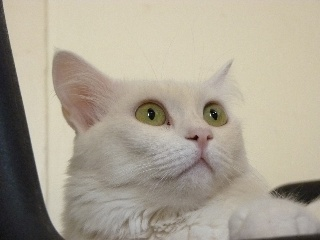
%> input picture manipulate_images/cat.jpg, 320 x 240 px
$ octave --eval "manipulate_image;"   (GNU Octave 9; MATLAB toolbox functions it lacks are replaced by stand-ins)
%> lines starting %> are read from the running program, lines starting %| are printed output that depends on the picture; in (x1, y1, x2, y2) boxes, pixels count from 0 and x2, y2 are one past the last pixel; in counts of white or black regions, pixels touching at a corner belong together; the program's own positions count from 1
function manipulate_image()
    %main function, calls every image manipulation function and plots image
    %in subplot
    image_name='cat.jpg';
    normal_image = imread(image_name);
%> normal_image is the input picture: size 240x320x3 uint8; mean R, G, B 171.3, 163.4, 147.7
    gray_image = grayscale_image(normal_image);
    neg_image = negative_image(gray_image);
    lr_image = flip_image(normal_image);
    swapped_channels = swap_channels_reduce_intensity(normal_image);
    changed_image = change_pixel_values(gray_image);
    pixel_intensitiy = find_pixel_intensity(gray_image);
    subplot(7,1,1), imshow(normal_image), title("normal image");
    subplot(7,1,2), imshow(gray_image), title("grayscale image");
    subplot(7,1,3), imshow(neg_image), title("negative image");
    subplot(7,1,4), imshow(lr_image), title("flipped image");
    subplot(7,1,5), imshow(swapped_channels), title("swapped channels");
    subplot(7,1,6), imshow(changed_image), title("changed pixel values");
    subplot(7,1,7), imshow(pixel_intensitiy), title("pixel intensity = 128");
end

function gray_image = grayscale_image(image)
    %map a color image into a grayscale image
    gray_image = im2gray(image);
end

function neg_image = negative_image(image)
    %map the resulting grayscale image to its ”negative image”, in which
    %the lightest values appear dark and vice versa
    neg_image = (2^8-1)-image;
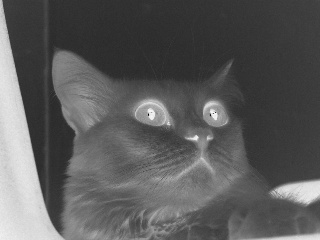
%> neg_image: size 240x320 uint8; min 2, max 247, mean 91
end

function lr_image = flip_image(image)
    %map the image to its ”mirror image”, i.e., flipping it left to right
    lr_image = flip(image,2);
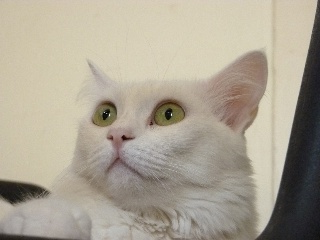
%> lr_image: size 240x320x3 uint8; mean R, G, B 171.3, 163.4, 147.7; mean of the top-left, top-right, bottom-left and bottom-right quarters 189.9, 169.4, 156.7, 127.1
end

function swapped_channels = swap_channels_reduce_intensity(image)
    %Swap the red and green channels of the input color image and reduce
    %the intensity of the red channel by half
    red_channel = image(:,:,2);
    green_channel = image(:,:,1)*0.5;
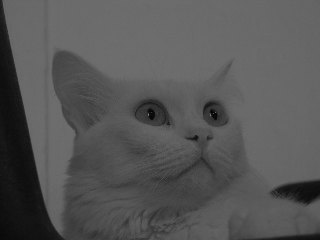
%> green_channel: size 240x320 uint8; min 4, max 128, mean 85.9
    blue_channel = image(:,:,3);
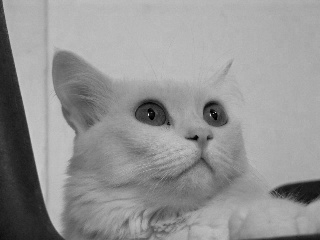
%> blue_channel: size 240x320 uint8; min 0, max 241, mean 147.7
    swapped_channels = cat(3,red_channel,green_channel,blue_channel);
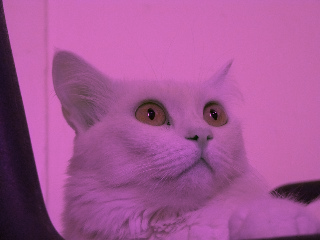
%> swapped_channels: size 240x320x3 uint8; mean R, G, B 163.4, 85.9, 147.7
end

function changed_image = change_pixel_values(image)
    %add or subtract a random value between [0,255] to every pixel in the
    %grayscale image, then clip the resulting image to have a minimum
    %value of 0 and a maximum value of 255
    changed_image = abs(image - uint8(randi([-255,255], size(image))));
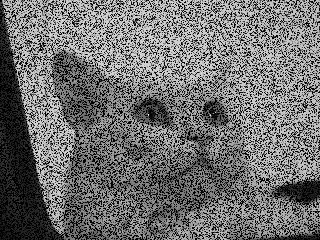
%> changed_image: size 240x320 uint8; min 0, max 253, mean 110.8
end

function pixel_intensity = find_pixel_intensity(grey_image)
    %In the grayscale image, find all the pixels whose intensities equal
    %to 128. Plot these pixels
    pixel_intensity = zeros(size(grey_image,1),size(grey_image,2));
    pixel_intensity(find(grey_image == 128))=128;
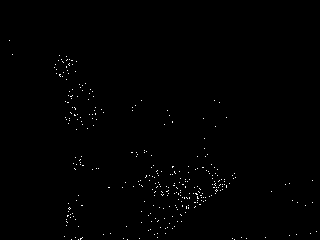
%> pixel_intensity: size 240x320 double; values 0 (black) and 128 (white), 0.52% white in thin lines or dots, all inside (x1, y1, x2, y2) = (9, 40, 317, 240)
    %mask = false(size(grey_image,1), size(grey_image,2));
    %mask(a,b) = true;
    %image(grey_image, "AlphaData", mask);
end
